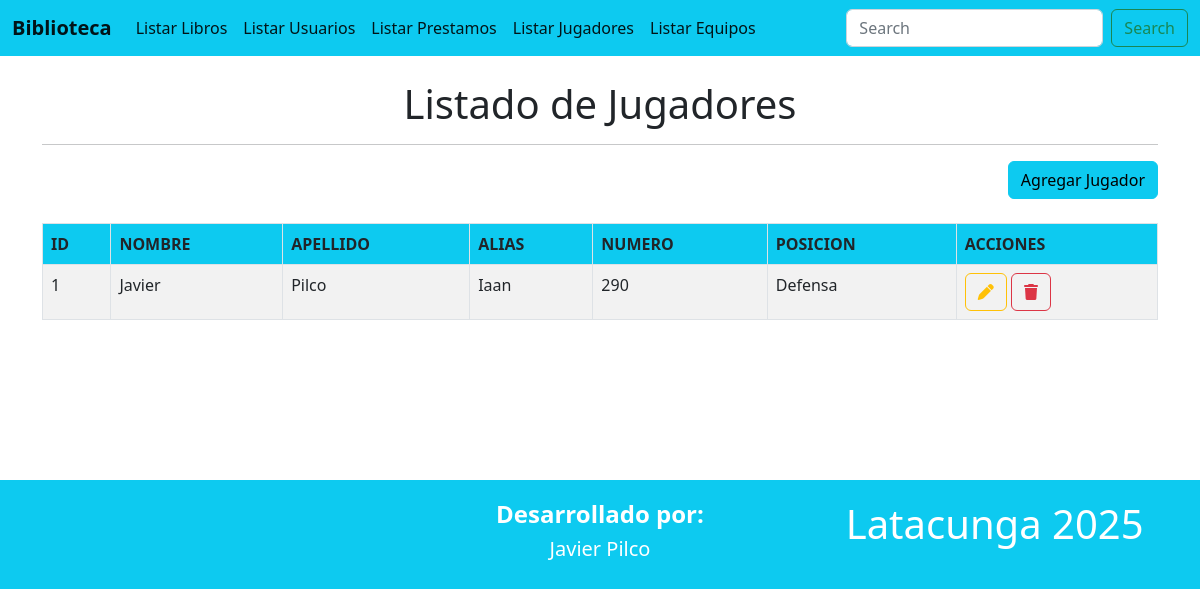
Before: /jugadores with the older database file.
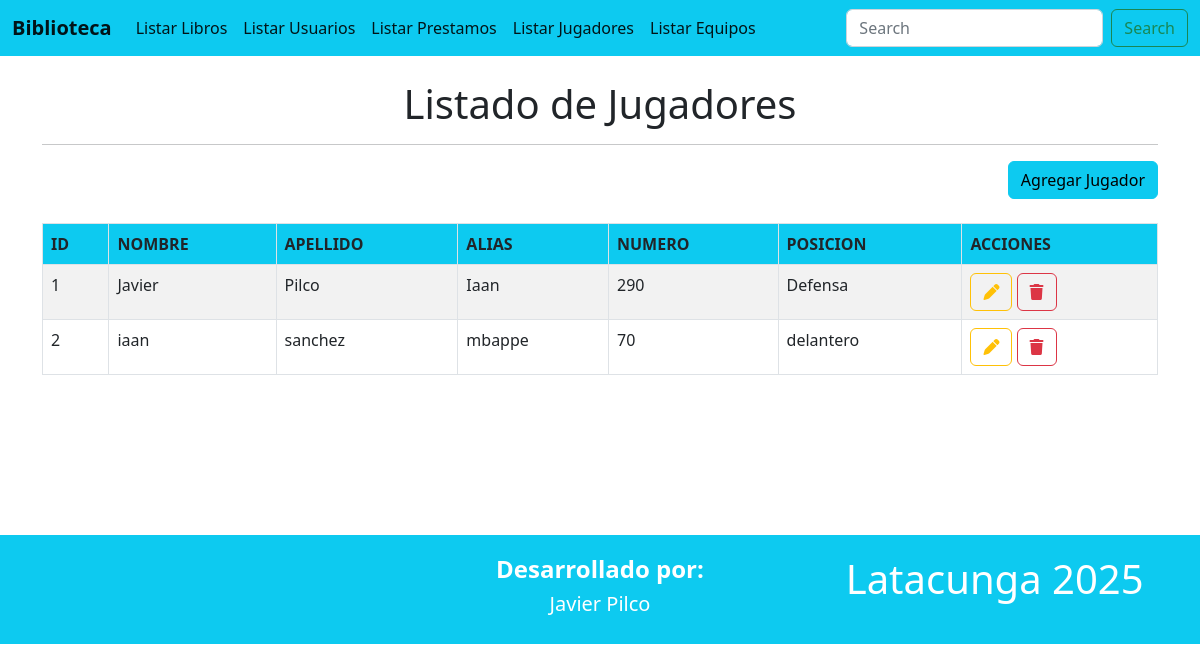
After: the same page with the newer database file.
### Aplicaciones/Control/models.py (models this page shows, shortened)
class Jugador(models.Model):
    id = models.AutoField(primary_key=True)
    nombre = models.CharField(max_length=20)
    apellido = models.CharField(max_length=200)
    alias = models.CharField(max_length=100)
    numero = models.CharField(max_length=100)
    posicion = models.CharField(max_length=100)

### Aplicaciones/Control/views.py (the view)
# urls.py: path('jugadores', views.jugadores),
def jugadores(request):
    listadoJugadores = Jugador.objects.all()
    return render(request, "jugadores.html", {'jugadores': listadoJugadores})

### Aplicaciones/Control/templates/jugadores.html (shortened to what this page needs)
{% extends './plantilla.html' %}
{% block contenido %}
<br>
<h1 class="text-center">Listado de Jugadores</h1>
<hr>
<div class="row">
    <div class="text-end">
        <a href="/nuevoJugador" class="btn btn-info text-right">
            Agregar Jugador
        </a>
    </div>
</div>
<br>
<table class="table table-bordered table-striped table-hover">
    <thead>
        <tr class="bg-info">
            <th>ID</th>
            <th>NOMBRE</th>
            <th>APELLIDO</th>
            <th>ALIAS</th>
            <th>NUMERO</th>
            <th>POSICION</th>
            <th>ACCIONES</th>
        </tr>
    </thead>
    <tbody>
        {% for jugador in jugadores %}
        <tr>
            <td>{{ jugador.id }}</td>
            <td>{{ jugador.nombre }}</td>
            <td>{{ jugador.apellido }}</td>
            <td>{{ jugador.alias }}</td>
            <td>{{ jugador.numero }}</td>
            <td>{{ jugador.posicion }}</td>
            <td>
                <a href="/editarJugador/{{ jugador.id }}" class="btn btn-outline-warning">
                    <i class="fa fa-pen"></i>
                </a>
                <a href="#" data-id="{{ jugador.id }}" class="btn btn-outline-danger btnEliminar">
                    <i class="fa fa-trash"></i>
                </a>
            </td>
        </tr>
        {% endfor %}
    </tbody>
</table>
<br><br><br><br><br><br>
{% endblock %}

### Aplicaciones/Control/templates/plantilla.html (shortened to what this page needs)
<!DOCTYPE html>
<html lang="es">
<head>
    <link href="https://cdn.jsdelivr.net/npm/bootstrap@5.2.3/dist/css/bootstrap.min.css" rel="stylesheet">
    <link rel="stylesheet" href="https://cdnjs.cloudflare.com/ajax/libs/font-awesome/6.7.2/css/all.min.css" />
</head>
<body >
    <nav class="navbar navbar-expand-lg bg-info">
        <div class="container-fluid">
          <a class="navbar-brand" href="/"><b>Biblioteca</b></a>
          <div class="collapse navbar-collapse" id="navbarSupportedContent">
            <ul class="navbar-nav me-auto mb-2 mb-lg-0">
              <li class="nav-item">
                <a class="nav-link active" aria-current="page" href="/">Listar Libros</a>
              </li>
              <li class="nav-item">
                <a class="nav-link active" aria-current="page" href="/usuarios">Listar Usuarios</a>
              </li>
              <li class="nav-item">
                <a class="nav-link active" aria-current="page" href="/prestamos">Listar Prestamos</a>
              </li>
              <li class="nav-item">
                <a class="nav-link active" aria-current="page" href="/jugadores">Listar Jugadores</a>
              </li>
              <li class="nav-item">
                <a class="nav-link active" aria-current="page" href="/equipos">Listar Equipos</a>
              </li>
            </ul>
            <form class="d-flex" role="search">
              <input class="form-control me-2" type="search" placeholder="Search" aria-label="Search">
              <button class="btn btn-outline-success" type="submit">Search</button>
            </form>
          </div>
        </div>
      </nav>
    <div class="container">
        {% block contenido %}
        {% endblock %}
    </div>
    <div class="row bg-info" style="padding:20px;
        color:white;">
        <div class="col-md-4 text-center">
        </div>
        <div class="col-md-4 text-center">
            <h4><b>Desarrollado por:</b></h4>
            <h5>Javier Pilco</h5>
        </div>
        <div class="col-md-4 text-center">
            <h1>Latacunga 2025</h1>
        </div>
    </div>
</body>
</html>

Changed rows visible on the page:
added Jugador: id "2", nombre "iaan", apellido "sanchez", alias "mbappe", numero "70", posicion "delantero"
